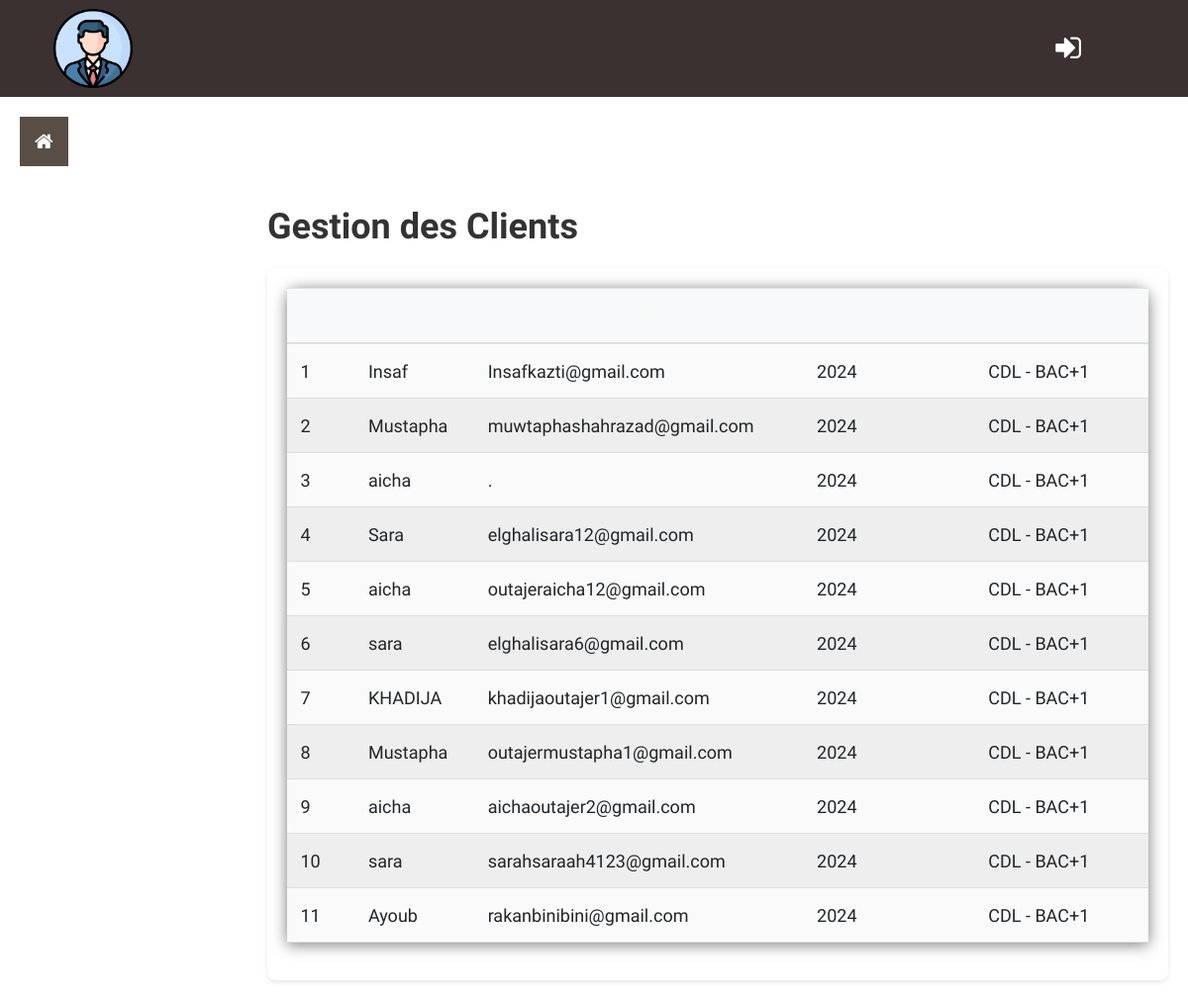
/espaceadmin/adminView/viewCustomers.php, run on the app's committed database.
### tables this page shows
CREATE TABLE `users` (
  `id` int(11) NOT NULL,
  `name` varchar(100) NOT NULL,
  `email` varchar(100) NOT NULL,
  `password` varchar(255) NOT NULL,
  `annee_scolaire` varchar(10) NOT NULL,
  `filiere` varchar(100) NOT NULL,
  `niveau` varchar(20) NOT NULL
);

### espaceadmin/adminView/viewCustomers.php (the view, shortened to what this page needs)
<!DOCTYPE html>
<html lang="fr">
<head>
  <link rel="stylesheet" href="../assets/css/style.css">
  <link rel="stylesheet" href="https://cdn.jsdelivr.net/npm/bootstrap@4.0.0/dist/css/bootstrap.min.css">
  <link rel="stylesheet" href="https://cdnjs.cloudflare.com/ajax/libs/font-awesome/4.7.0/css/font-awesome.min.css">
</head>
<body>
  <?php
    $base_path = dirname(__DIR__);
    include $base_path . "/adminHeader.php";
    include '../sidebar.php';
  ?>
  <div id="main" style="margin-left:250px; padding:20px;">
    <div class="table-header">
      <h2>Gestion des Clients</h2>
    </div>
    <div class="table-container">
      <table class="table">
        <thead>
          <tr>
            <th class="text-center">S.N.</th>
            <th class="text-center">Nom</th>
            <th class="text-center">Email</th>
            <th class="text-center">Année scolaire</th>
            <th class="text-center">Filière - Niveau</th>
          </tr>
        </thead>
        <?php
          include_once "../config/dbconnect.php";
          $sql="SELECT * from users";
          $result=$conn-> query($sql);
          $count=1;
          if ($result-> num_rows > 0){
            while ($row=$result-> fetch_assoc()) {
        ?>
        <tr>
          <td><?=$count?></td>
          <td><?=$row["name"]?></td>
          <td><?=$row["email"]?></td>
          <td><?=$row["annee_scolaire"]?></td>
          <td><?=$row["filiere"]?> - <?=$row["niveau"]?></td>
        </tr>
        <?php
              $count=$count+1;
            }
          }
        ?>
      </table>
    </div>
  </div>
</body>
</html>

### espaceadmin/assets/css/style.css (style rules this page uses)
* { margin: 0; padding: 0; font-family: 'Work Sans', sans-serif; font-size: 18px; }
#main { transition: margin-left .5s; padding: 20px; }
table { width: 100%; border-collapse: collapse; border-spacing: 0; box-shadow: 0 2px 15px rgba(64, 64, 64, .7); border-radius: 12px 12px 0 0; margin-bottom: 50px; }
td, th { padding: 10px 16px; text-align: center; }
th { background-color: #584e46; color: #fafafa; font-family: 'Open Sans', Sans-serif; font-weight: bold; }
tr { width: 100%; background-color: #fafafa; font-family: 'Montserrat', sans-serif; }
tr:nth-child(even) { background-color: #eeeeee; }
.table-container { background-color: #fff; padding: 20px; border-radius: 8px; box-shadow: 0 2px 5px rgba(0,0,0,0.1); }
.table-header { margin-bottom: 20px; }
.table-header h2 { color: #333; font-weight: 600; }
.table { width: 100%; border-collapse: collapse; }
.table th, .table td { padding: 12px 15px; text-align: left; border-bottom: 1px solid #ddd; }
.table th { background-color: #f8f9fa; font-weight: 600; }

### data on the page
users: name "Insaf", email "Insafkazti@gmail.com", annee_scolaire "2024", filiere "CDL", niveau "BAC+1"
users: name "Mustapha", email "muwtaphashahrazad@gmail.com", annee_scolaire "2024", filiere "CDL", niveau "BAC+1"
users: name "aicha", email ".", annee_scolaire "2024", filiere "CDL", niveau "BAC+1"
users: name "Sara", email "elghalisara12@gmail.com", annee_scolaire "2024", filiere "CDL", niveau "BAC+1"
users: name "aicha", email "outajeraicha12@gmail.com", annee_scolaire "2024", filiere "CDL", niveau "BAC+1"
users: name "sara", email "elghalisara6@gmail.com", annee_scolaire "2024", filiere "CDL", niveau "BAC+1"
users: name "KHADIJA", email "khadijaoutajer1@gmail.com", annee_scolaire "2024", filiere "CDL", niveau "BAC+1"
users: name "Mustapha", email "outajermustapha1@gmail.com", annee_scolaire "2024", filiere "CDL", niveau "BAC+1"
users: name "aicha", email "aichaoutajer2@gmail.com", annee_scolaire "2024", filiere "CDL", niveau "BAC+1"
users: name "sara", email "sarahsaraah4123@gmail.com", annee_scolaire "2024", filiere "CDL", niveau "BAC+1"
users: name "Ayoub", email "rakanbinibini@gmail.com", annee_scolaire "2024", filiere "CDL", niveau "BAC+1"
